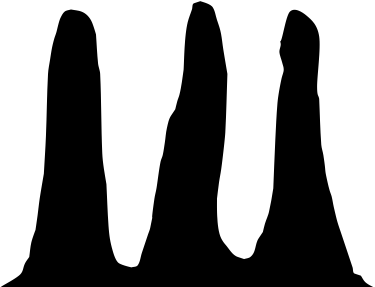
#> input picture villi/three_villi_1.png, 375 x 287 px
$ jupyter execute --allow-errors bioembed_villi.ipynb
#> lines starting #> are read from the running program, lines starting #| are printed output that depends on the picture; after the words box and inside, x2 and y2 are one past the last pixel; in counts of white or black regions, pixels touching at a corner belong together
## Embedding single-cell data into biologically inspired 2D space: enterocytes and intestinal villi

[cell 1]
import matplotlib.pyplot as plt
import pylab
import numpy as np
import scipy as sp
import pandas as pd
import skimage as ski
from skimage import io, color, filters
import seaborn as sns
from A_functions import transp_imshow
entero_path = "three_villi_1.png"
sns.set_context('talk')
from matplotlib import rc
rc('text', usetex=True)

### 1) Preparation of villi-shaped mask and grid

[cell 2]
# import the enterocyte image to create a mask
villi = np.invert(io.imread(entero_path)[:,:,3])
#> villi: shape (287, 375); min 0, max 255, mean 136.4
io.imshow(villi)
sns.despine()
np.shape(villi)
#> Out = (287, 375)

[cell 3]
# start with x and y vectors, then anumerate all potential grid points
x = np.linspace(0, np.shape(villi)[1], 50, endpoint=False)
#> x = 50 values from 0 to 367.5
y = np.linspace(0, np.shape(villi)[0], 50, endpoint=False)
#> y = 50 values from 0 to 281.3
all_points = [(xi, yi) for xi in x for yi in y]

[cell 4]
# now, which of these points lie within the villi?
# as an approximation, we will use the rounded versions of x and y coordinates as indices
# and then read out whether the mask value at that pixel is true or false
all_points_rounded = np.round(all_points)

[cell 5]
# turn villus image into mask
val = filters.threshold_otsu(villi)
#> val = 127
mask = villi < val
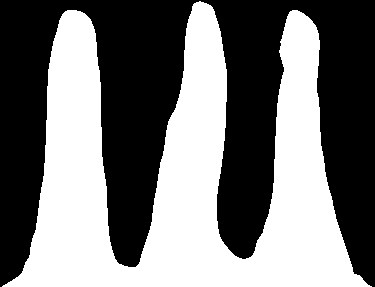
#> mask: shape (287, 375) bool; 46.5% white; 1 white region, box (x1, y1, x2, y2) and area: (2, 1, 372, 287) 50037

[cell 6]
# in a new list, collect the points for which the mask says True
villus_points = [p for p in all_points_rounded if mask[int(p[1]), int(p[0])] == True]
#> villus_points = 1144 pairs, first value 15 to 360, second value 6 to 281
len(villus_points)
#> Out = 1144

[cell 7]
# add noise to x and y of villus points, to make final visualizations less griddy
noi = 1.5
villus_points_jitter = [(x[0]+noi*np.random.rand(), x[1]+noi*np.random.rand()) for x in villus_points]
#> villus_points_jitter = 1144 pairs, first value 15.82 to 360.9, second value 6.42 to 282.5
# now, sort the point by their y values
villus_points_jitter = sorted(villus_points_jitter, key=lambda x: x[1], reverse=True)
# extract the x and y with jitter
x_j = [x[0] for x in villus_points_jitter]
#> x_j = 1144 values, max 360.9 at index 4, min 15.82 at index 13, mean 186.2
y_j = [x[1] for x in villus_points_jitter]
#> y_j = 1144 values, max 282.5 at index 0, min 6.42 at index 1143, mean 174.6
